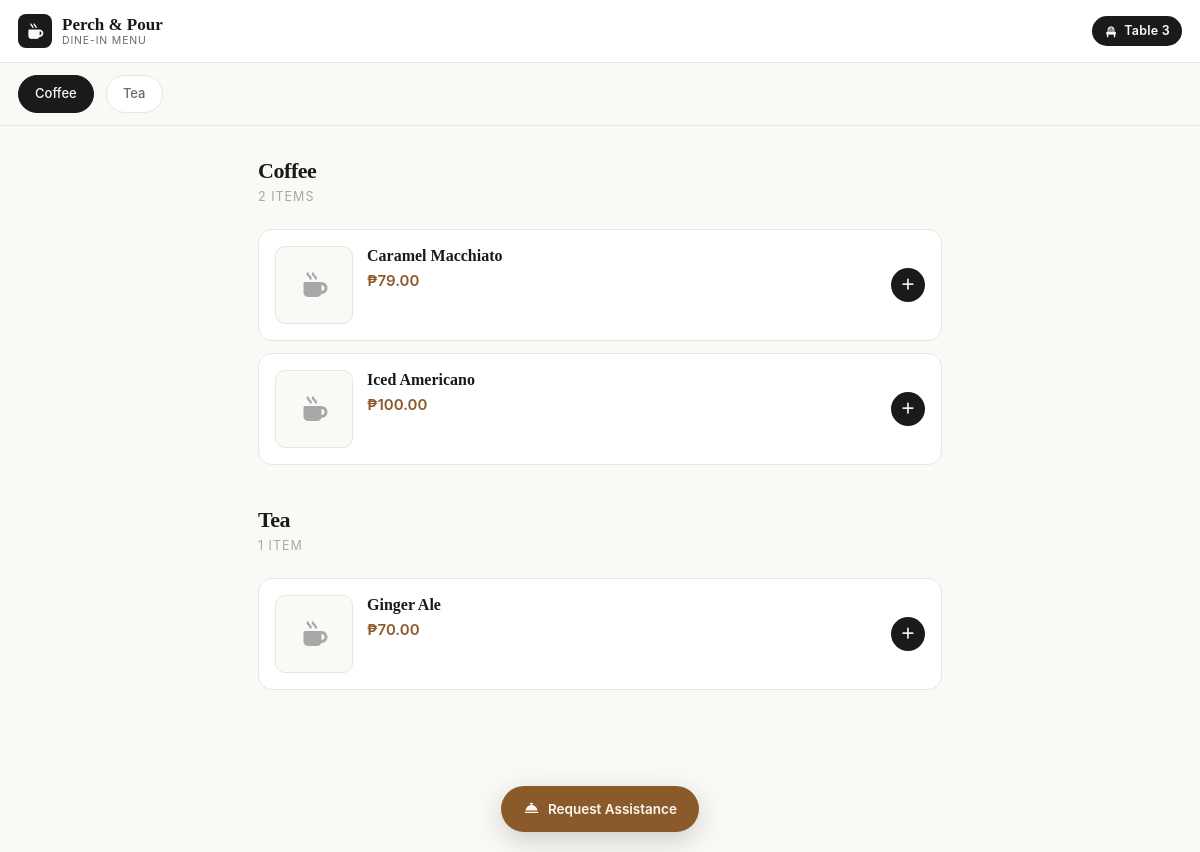
/qrcode.php?table=TABLE-3BE8370D0EBA, run on the app's committed database.
### tables this page shows
CREATE TABLE `tables` (
  `table_id` int(11) NOT NULL,
  `table_number` varchar(20) NOT NULL,
  `qr_code` varchar(64) NOT NULL,
  `created_at` timestamp NOT NULL DEFAULT current_timestamp()
);

CREATE TABLE `menu_items` (
  `item_id` int(11) NOT NULL,
  `item_name` varchar(100) NOT NULL,
  `category` enum('Coffee','Tea','Soda','Fruit Juice','Milk') NOT NULL,
  `price` decimal(8,2) NOT NULL,
  `image` varchar(255) DEFAULT NULL,
  `is_available` tinyint(1) NOT NULL DEFAULT 1,
  `has_size` tinyint(1) NOT NULL DEFAULT 0,
  `has_sweetness` tinyint(1) NOT NULL DEFAULT 0,
  `has_milk_type` tinyint(1) NOT NULL DEFAULT 0,
  `has_addons` tinyint(1) NOT NULL DEFAULT 0,
  `created_at` timestamp NOT NULL DEFAULT current_timestamp(),
  `updated_at` timestamp NOT NULL DEFAULT current_timestamp() ON UPDATE current_timestamp()
);

### qrcode.php (the view, shortened to what this page needs)
<?php
include 'config/db_connect.php';
$tableToken = trim($_GET['table'] ?? '');
$stmt = mysqli_prepare($conn, "SELECT * FROM tables WHERE qr_code = ?");
mysqli_stmt_bind_param($stmt, "s", $tableToken);
mysqli_stmt_execute($stmt);
$res = mysqli_stmt_get_result($stmt);
$tableInfo = mysqli_fetch_assoc($res);
$menuByCategory = [];
if ($tableInfo) {
    $res = mysqli_query($conn, "SELECT * FROM menu_items WHERE is_available = 1 ORDER BY category ASC, item_name ASC");
    while ($row = mysqli_fetch_assoc($res)) {
        $menuByCategory[$row['category']][] = $row;
    }
}
?>
<!DOCTYPE html>
<html lang="en">
<head>
<link rel="stylesheet" href="vendor/bootstrap-5.3.8/css/bootstrap.min.css">
<link rel="stylesheet" href="vendor/fontawesome-free-7.3.1/css/all.min.css">
</head>
<body>
<?php if (!$tableInfo): ?>
    <div class="error-state">
        <i class="fa-solid fa-triangle-exclamation"></i>
        <h2>Invalid table QR</h2>
        <p>The QR code you scanned is not recognized. Please ask a staff member for help.</p>
        <a href="qrcode.php" class="btn-back">
            <i class="fa-solid fa-qrcode"></i>
            Scan Again
        </a>
    </div>
<?php else: ?>
    <div class="cust-topbar">
        <div class="cust-brand">
            <div class="mark"><i class="fa-solid fa-mug-hot"></i></div>
            <div class="name">
                Perch &amp; Pour
                <small>Dine-in Menu</small>
            </div>
        </div>
        <div class="table-chip">
            <i class="fa-solid fa-chair"></i>
            Table <?= htmlspecialchars($tableInfo['table_number']) ?>
        </div>
    </div>
    <?php if (empty($menuByCategory)): ?>
        <div class="error-state">
            <i class="fa-solid fa-mug-hot"></i>
            <h2>Menu not ready</h2>
            <p>Our menu is not available at the moment. Please call a staff member for assistance.</p>
        </div>
    <?php else: ?>
        <?php $categories = array_keys($menuByCategory); ?>
        <nav class="cat-nav" id="catNav">
            <?php foreach ($categories as $i => $cat): ?>
                <a href="#cat-<?= $i ?>"
                   class="<?= $i === 0 ? 'active' : '' ?>"
                   onclick="setActive(this)">
                    <?= htmlspecialchars($cat) ?>
                </a>
            <?php endforeach; ?>
        </nav>
        <div class="menu-section">
            <?php foreach ($categories as $i => $cat): ?>
                <div class="cat-block" id="cat-<?= $i ?>">
                    <h2 class="cat-heading"><?= htmlspecialchars($cat) ?></h2>
                    <div class="cat-sub"><?= count($menuByCategory[$cat]) ?> item<?= count($menuByCategory[$cat]) === 1 ? '' : 's' ?></div>
                    <?php foreach ($menuByCategory[$cat] as $item): ?>
                        <div class="menu-item">
                            <div class="menu-thumb">
                                <?php if (!empty($item['image']) && file_exists($item['image'])): ?>
                                    <img src="<?= htmlspecialchars($item['image']) ?>" alt="<?= htmlspecialchars($item['item_name']) ?>">
                                <?php else: ?>
                                    <i class="fa-solid fa-mug-hot"></i>
                                <?php endif; ?>
                            </div>
                            <div class="menu-body">
                                <div class="name"><?= htmlspecialchars($item['item_name']) ?></div>
                                <div class="price">₱<?= number_format($item['price'], 2) ?></div>
                            </div>
                            <div class="menu-action">
                                <i class="fa-solid fa-plus"></i>
                            </div>
                        </div>
                    <?php endforeach; ?>
                </div>
            <?php endforeach; ?>
        </div>
        <div class="floating-bar">
            <button type="button" class="float-btn gold" onclick="alert('Request Assistance — coming soon!')">
                <i class="fa-solid fa-bell-concierge"></i>
                Request Assistance
            </button>
        </div>
    <?php endif; ?>
<?php endif; ?>
</body>
</html>

### qrcode.php (style rules this page uses)
:root { --paper: #faf9f6; --ink: #1a1a1a; --ink-2: #6b6b6b; --ink-3: #a8a8a8; --line: #e8e6e1; --accent: #8b5a2b; }
* { -webkit-font-smoothing: antialiased; -moz-osx-font-smoothing: grayscale; }
html, body { background: var(--paper); color: var(--ink); font-family: -apple-system, BlinkMacSystemFont, "Segoe UI", Roboto, "Helvetica Neue", Arial, sans-serif; font-size: 15px; margin: 0; padding: 0; min-height: 100vh; }
h1, h2, h3 { font-family: Georgia, 'Times New Roman', serif; }
.cust-topbar { background: #fff; border-bottom: 1px solid var(--line); padding: 14px 18px; display: flex; align-items: center; justify-content: space-between; gap: 12px; position: sticky; top: 0; z-index: 40; }
.cust-brand { display: flex; align-items: center; gap: 10px; text-decoration: none; color: var(--ink); }
.cust-brand .mark { width: 34px; height: 34px; border-radius: 8px; background: var(--ink); color: var(--paper); display: flex; align-items: center; justify-content: center; font-size: 15px; flex-shrink: 0; }
.cust-brand .name { font-family: Georgia, serif; font-weight: 700; font-size: 17px; line-height: 1.1; }
.cust-brand .name small { display: block; font-family: -apple-system, sans-serif; font-size: 10.5px; color: var(--ink-2); font-weight: 400; text-transform: uppercase; letter-spacing: 0.08em; }
.table-chip { display: inline-flex; align-items: center; gap: 6px; background: var(--ink); color: var(--paper); padding: 6px 12px; border-radius: 20px; font-size: 12.5px; font-weight: 600; letter-spacing: 0.02em; }
.table-chip i { font-size: 11px; }
.cat-nav { position: sticky; top: 63px; background: var(--paper); z-index: 30; border-bottom: 1px solid var(--line); overflow-x: auto; white-space: nowrap; padding: 12px 18px; scrollbar-width: none; }
.cat-nav a { display: inline-block; padding: 8px 16px; margin-right: 8px; border-radius: 20px; background: #fff; border: 1px solid var(--line); color: var(--ink-2); font-size: 13px; font-weight: 500; text-decoration: none; transition: all 0.15s; }
.cat-nav a:hover, .cat-nav a.active { background: var(--ink); color: var(--paper); border-color: var(--ink); }
.menu-section { padding: 32px 18px 120px; max-width: 720px; margin: 0 auto; }
.cat-heading { font-family: Georgia, serif; font-size: 22px; font-weight: 700; margin: 0 0 4px; letter-spacing: -0.02em; }
.cat-sub { font-size: 12.5px; color: var(--ink-3); text-transform: uppercase; letter-spacing: 0.08em; margin-bottom: 22px; }
.cat-block { margin-bottom: 42px; }
.menu-item { display: flex; gap: 14px; padding: 16px; background: #fff; border: 1px solid var(--line); border-radius: 14px; margin-bottom: 12px; transition: box-shadow 0.15s, transform 0.15s; cursor: pointer; }
.menu-thumb { width: 78px; height: 78px; border-radius: 10px; background: var(--paper); border: 1px solid var(--line); flex-shrink: 0; overflow: hidden; display: flex; align-items: center; justify-content: center; color: var(--ink-3); font-size: 24px; }
.menu-body { flex: 1; min-width: 0; }
.menu-body .name { font-family: Georgia, serif; font-size: 16px; font-weight: 700; margin: 0 0 4px; line-height: 1.25; }
.menu-body .price { font-size: 15px; font-weight: 600; color: var(--accent); margin-bottom: 6px; }
.menu-action { display: flex; align-items: center; justify-content: center; width: 34px; height: 34px; border-radius: 50%; background: var(--ink); color: var(--paper); flex-shrink: 0; align-self: center; font-size: 13px; }
.floating-bar { position: fixed; bottom: 20px; left: 0; right: 0; display: flex; justify-content: center; gap: 10px; padding: 0 20px; z-index: 50; pointer-events: none; }
.floating-bar > * { pointer-events: auto; }
.float-btn { display: inline-flex; align-items: center; gap: 8px; background: var(--ink); color: var(--paper); border: none; border-radius: 28px; padding: 13px 22px; font-size: 13.5px; font-weight: 600; box-shadow: 0 8px 28px rgba(0,0,0,0.18); cursor: pointer; transition: transform 0.15s, background 0.15s; }
.float-btn.gold { background: var(--accent); }

### data on the page
tables: table_number "3"
menu_items: item_name "Caramel Macchiato", price "79.00"
menu_items: item_name "Iced Americano", price "100.00"
menu_items: item_name "Ginger Ale", price "70.00"

### other printed values
$cat "Coffee"
$cat "Tea"
count($menuByCategory[$cat]) "2"
count($menuByCategory[$cat]) "1"
